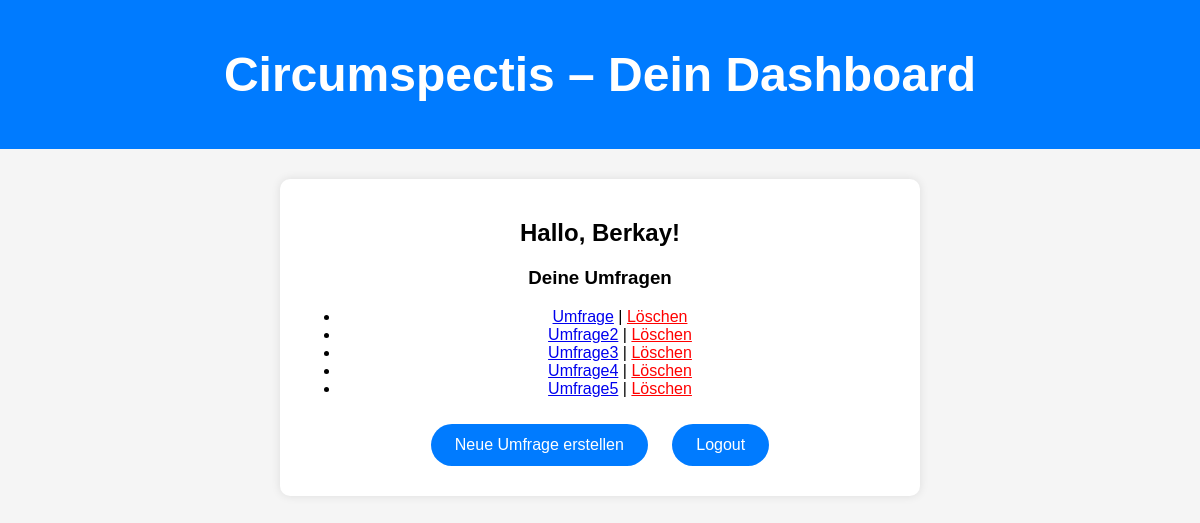
Page /dashboard (signed in) on the earlier database version.
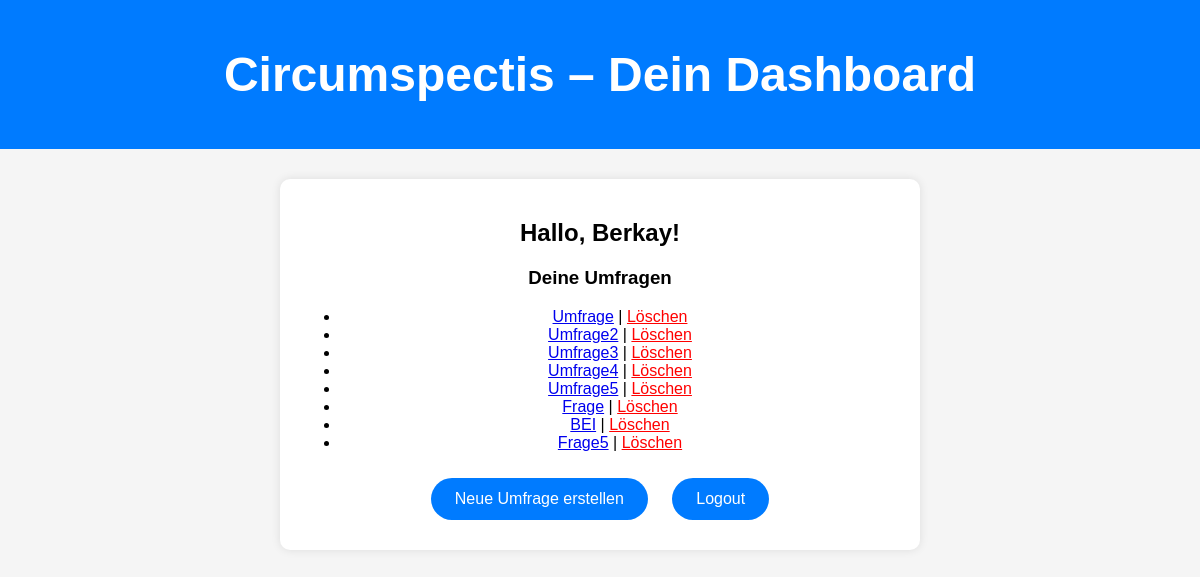
Same page on the later database version.
### app.py (models this page shows)
class User(db.Model, UserMixin):
    id = db.Column(db.Integer, primary_key=True)
    username = db.Column(db.String(50), unique=True, nullable=False)
    password = db.Column(db.String(200), nullable=False)

class Survey(db.Model):
    id = db.Column(db.Integer, primary_key=True)
    title = db.Column(db.String(200), nullable=False)
    questions = db.Column(db.Text, nullable=False)  # JSON-Format
    user_id = db.Column(db.Integer, db.ForeignKey('user.id'), nullable=True)

### app.py (the view)
@app.route('/dashboard')
@login_required
def dashboard():
    surveys = Survey.query.filter_by(user_id=current_user.id).all()
    return render_template('dashboard.html', user=current_user, surveys=surveys)

### app.py (called while the page is built)
@login_manager.user_loader
def load_user(user_id):
    return User.query.get(int(user_id))

### templates/dashboard.html (shortened to what this page needs)
<!DOCTYPE html>
<html lang="de">
<head>
    <link rel="stylesheet" href="{{ url_for('static', filename='style.css') }}">
</head>
<body>
    <header class="header-bar">
        <h1>Circumspectis – Dein Dashboard</h1>
    </header>
    <main class="container">
        <h2>Hallo, {{ user.username }}!</h2>
        <h3>Deine Umfragen</h3>
        {% if surveys %}
            <ul>
                {% for survey in surveys %}
                    <li>
                        <a href="{{ url_for('results', survey_id=survey.id) }}">{{ survey.title }}</a>
                        <span> | <a href="{{ url_for('delete_survey', survey_id=survey.id) }}" style="color: red;">Löschen</a></span>
                    </li>
                {% endfor %}
            </ul>
        {% else %}
            <p>Du hast noch keine Umfragen erstellt.</p>
        {% endif %}
        <a href="{{ url_for('create') }}"><button class="button">Neue Umfrage erstellen</button></a>
        <a href="{{ url_for('logout') }}"><button class="button logout-btn">Logout</button></a>
    </main>
</body>
</html>

### static/style.css (style rules this page uses)
body { font-family: Arial, sans-serif; background-color: #f5f5f5; text-align: center; margin: 0; padding: 0; }
.header-bar { background-color: #007BFF; color: white; text-align: center; padding: 15px 0; font-size: 24px; font-weight: bold; }
.container { max-width: 600px; background: white; padding: 20px; margin: 30px auto; border-radius: 10px; box-shadow: 0 0 10px rgba(0, 0, 0, 0.1); }
.button { background-color: #007BFF; color: white; border: none; padding: 12px 24px; font-size: 16px; border-radius: 25px; cursor: pointer; display: inline-block; margin: 10px; transition: background-color 0.3s; text-decoration: none; }

Differences in the rows shown:
added Survey: title "Frage"
added Survey: title "BEI"
added Survey: title "Frage5"
